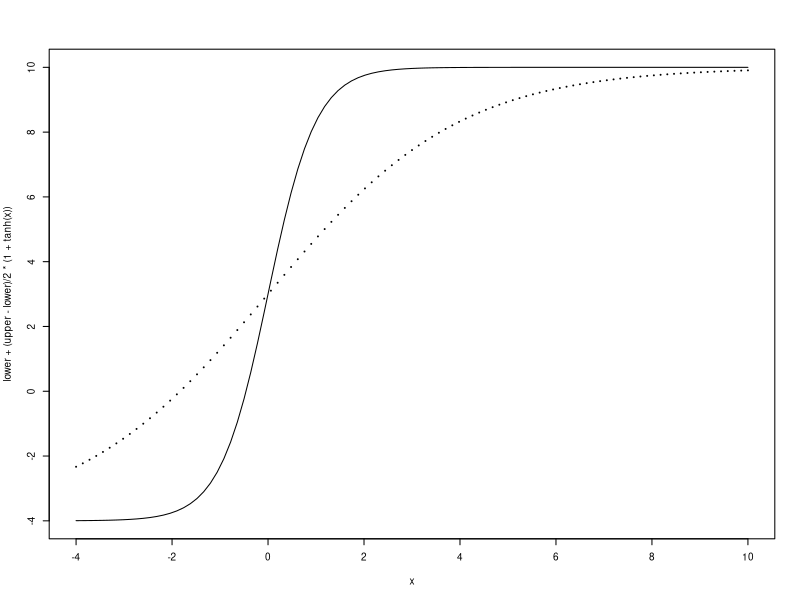

Source code (R):
## ----label=C11tanhbound1, echo=FALSE, cache=TRUE, fig.height=3, fig.width=5----
lower<--4
upper<-10
par(cex=0.6) # scale plotting symbol
x<-lower+(upper-lower)*(0:100)/100
plot(x, lower + (upper - lower)/2 * (1 + tanh(x)), type='l')
points(x, lower + (upper - lower)/2 * (1 + tanh(0.25*x)), cex=0.05)
